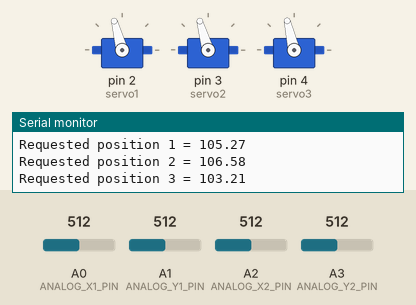
Simulated run of this sketch. Board: Arduino Uno, built with avr-gcc and run on an emulated ATmega328P. Shown: 3 × servo, the last lines printed to the serial monitor. The inputs (shaded band) are chosen by the test bench; at power-on: A0 (ANALOG_X1_PIN) = 512, A1 (ANALOG_Y1_PIN) = 512, A2 (ANALOG_X2_PIN) = 512, A3 (ANALOG_Y2_PIN) = 512.

Above: at 1.2 s.
1.3 s: A0 (ANALOG_X1_PIN) set to 498
At 2.0 s:
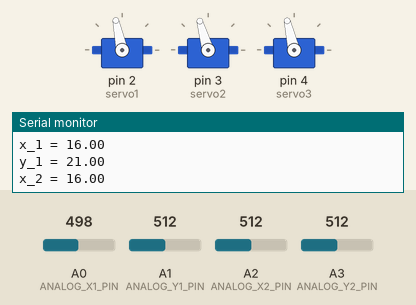
4.3 s: A0 (ANALOG_X1_PIN) set to 478
At 5.3 s:
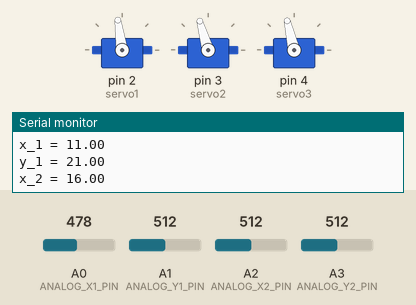
5.8 s: A1 (ANALOG_Y1_PIN) set to 811
At 6.3 s:
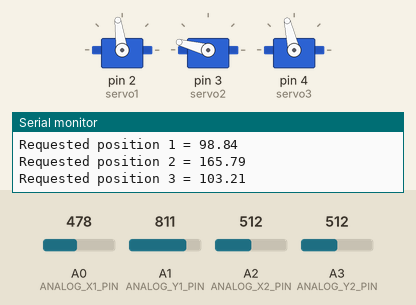
7.3 s: A1 (ANALOG_Y1_PIN) set to 836
At 8.6 s:
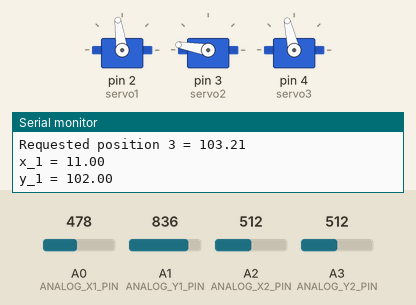
10.3 s: A2 (ANALOG_X2_PIN) set to 837
At 11.5 s:
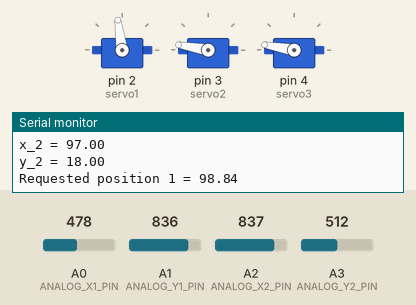
11.9 s: A2 (ANALOG_X2_PIN) set to 854
At 12.5 s:
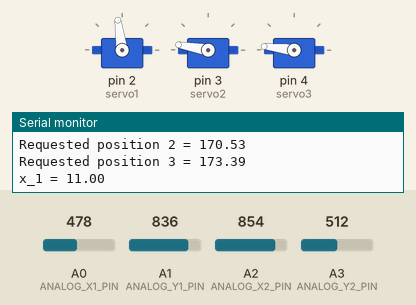
Timing chart, 0 to 14.9 s (numbered marks = the images above; inputs shaded):
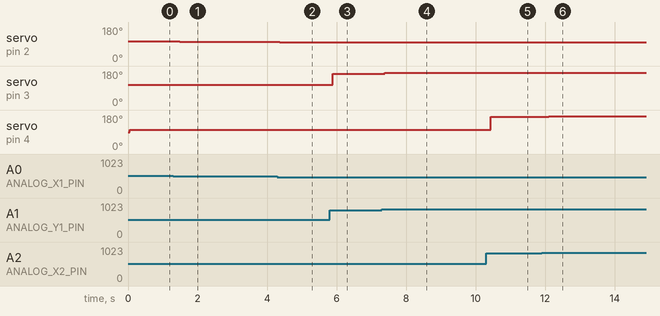

Measured:
- after the input at 1.3 s, servo on pin 2 (servo1): 105° → 102° after 0.20 s
- after the input at 4.3 s, servo on pin 2 (servo1): 102° → 98° after 0.06 s
- after the input at 5.8 s, servo on pin 3 (servo2): 106° → 165° after 0.09 s
- after the input at 7.3 s, servo on pin 3 (servo2): 165° → 170° after 0.09 s
- after the input at 10.3 s, servo on pin 4 (servo3): 103° → 170° after 0.14 s
- after the input at 11.9 s, servo on pin 4 (servo3): 170° → 173° after 0.20 s

The sketch:

joystick_servo.ino
```cpp
#include <Servo.h>

#define ANALOG_X1_PIN A0
#define ANALOG_Y1_PIN A1
#define ANALOG_X2_PIN A2
#define ANALOG_Y2_PIN A3

#define ANALOG_X1_CORRECTION 108
#define ANALOG_Y1_CORRECTION 106
#define ANALOG_X2_CORRECTION 111
#define ANALOG_Y2_CORRECTION 109

struct analog {
	  float x, y;
};

Servo servo1;
Servo servo2;
Servo servo3;

void setup()
{
	 Serial.begin(9600);
   servo1.attach(2);
   servo2.attach(3);
   servo3.attach(4);
}

void loop()
{
	analog analog1;
  analog analog2;

	analog1.x = readAnalogAxisLevel(ANALOG_X1_PIN) - ANALOG_X1_CORRECTION;
	analog1.y = readAnalogAxisLevel(ANALOG_Y1_PIN) - ANALOG_Y1_CORRECTION;

  analog2.x = readAnalogAxisLevel(ANALOG_X2_PIN) - ANALOG_X2_CORRECTION;
	analog2.y = readAnalogAxisLevel(ANALOG_Y2_PIN) - ANALOG_Y2_CORRECTION;

  Serial.print("x_1 = ");
  Serial.println(analog1.x);

  Serial.print("y_1 = ");
  Serial.println(analog1.y);

  Serial.print("x_2 = ");
  Serial.println(analog2.x);

  Serial.print("y_2 = ");
  Serial.println(analog2.y);

  float pos_servo1;
  if (analog1.x == 0) {
    pos_servo1 = 90;
  } else {
    if (analog1.x > 0) {
      pos_servo1 = ((analog1.x / 112.0) * 90) + 90;
    } else {
      pos_servo1 = ((analog1.x / 108.0) * 90) + 90;
    }
  }
  servo1.write(pos_servo1);
  Serial.print("Requested position 1 = ");
  Serial.println(pos_servo1);


  float pos_servo2;
  if (analog1.y == 0) {
    pos_servo2 = 90;
  } else {
    if (analog1.y > 0) {
      pos_servo2 = ((analog1.y / 114.0) * 90) + 90;
    } else {
      pos_servo2 = ((analog1.y / 106.0) * 90) + 90;
    }
  }
  servo2.write(pos_servo2);
  Serial.print("Requested position 2 = ");
  Serial.println(pos_servo2);


  float pos_servo3;
  if (analog2.x == 0) {
    pos_servo3 = 90;
  } else {
    if (analog2.x > 0) {
      pos_servo3 = ((analog2.x / 109.0) * 90) + 90;
    } else {
      pos_servo3 = ((analog2.x / 111.0) * 90) + 90;
    }
  }
  servo3.write(pos_servo3);
  Serial.print("Requested position 3 = ");
  Serial.println(pos_servo3);
}

byte readAnalogAxisLevel(int pin)
{
  return map(analogRead(pin), 0, 1023, 0, 255);
}
```
